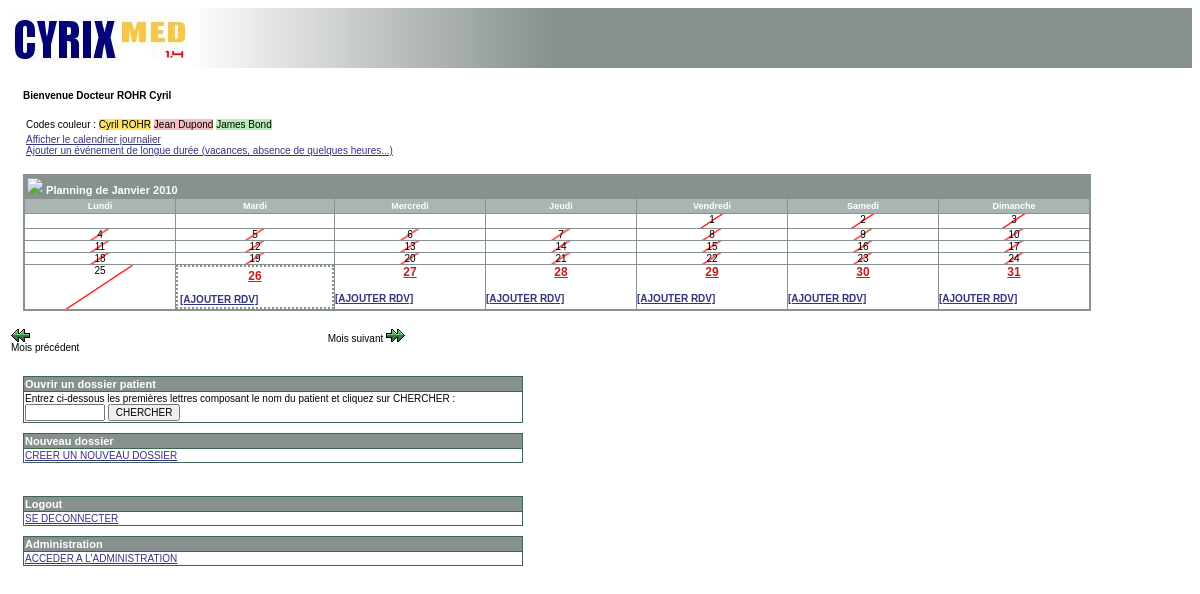
Page /index.php?calendrier=mensuel (signed in) on the committed database.
### tables this page shows
CREATE TABLE `idoc_docteurs` (
  `id` varchar(15) NOT NULL default '',
  `mdp` varchar(15) NOT NULL default '',
  `nom` varchar(15) NOT NULL default '',
  `prenom` varchar(15) NOT NULL default '',
  `entete` text NOT NULL,
  `couleur` varchar(10) NOT NULL default '',
  `sauv_medic` text NOT NULL,
  `sauv_medicald` text NOT NULL,
  `activation` enum('Y','N') NOT NULL default 'N',
  `statut` enum('docteur','secretaire') NOT NULL default 'docteur',
  UNIQUE KEY `id` (`id`)
) TYPE=MyISAM;

### config.inc.php (called while the page is built, shortened)
<?
$table_docteurs="idoc_docteurs";
?>

### index.php (the view, shortened to what this page needs)
<?php
include_once "config.inc.php";
?>
<html>
	<head>
	<link href="style.css" rel="stylesheet" type="text/css">
	</head>
		<body bgcolor="white">
		<table width="100%" height="60" cellspacing="0" cellpadding="0">
			<tr>
				<td width="181"	><a href="http://oued.net/cyrixmed" target="_blank"><img src="design/logo.jpg" border="0"></a></td>
				<td align="left" bgcolor="#879190"><img src="./design/degrade.jpg" border="0"></td>
			</tr>
		</table>
		<?php
	    if (!isset($_SESSION["id_doc"]) || !isset($_SESSION["mdp_doc"]))
	    {
			if (isset($_GET["msg_erreur"]))
			{
			$msg=Array("1"=>"Erreur !<br>Le compte correspondant au login et au mot de passe entrés n'existe pas ou bien l'une de ces deux informations est invalide.",
			"2"=>"Pour accéder à l'administration, vous devez auparavant vous êtes identifié(e) !",
			"3"=>"Votre session a expiré ! Veuillez vous réidentifier.");
			echo "<p class=\"erreur\">".$msg["".$_GET["msg_erreur"].""]."</p>";
			}
		?>
		<form name="identification" method="post" action="actions.php">
		<input type="hidden" name="q" value="identification">
		<p align="center">
		<table class="accueilTable" cellspacing="1" style="width:500px;margin:15px">
			<tr><td class="accueilHeader">Identification</td></tr>
			<tr><td class="accueilTD">
			<table border="0" align="center">
				<tr><td><b>Login :</b></td><td><input type="text" name="id_doc" size="15"></td></tr>
				<tr><td><b>Mot de passe :</b></td><td><input type="password" name="mdp_doc" size="15"></td></tr>
				<tr><td colspan="2"><input type="submit" value="Valider"></td></tr>
			</table>
		</td></tr>
		</table>
		</p>
		</form>
			<!--
			<p align="center">
		    <br />
		    Pour tester la démo en mode docteur :<br>
		    login : docteur<br>
		    mdp : docteur<br>
		    Pour tester la démo en mode secrétaire :<br>
		    login : secretaire<br>
		    mdp : secretaire<br>
		    </p>
		    //-->
		<?php
		} else {
			if (isset($_GET["q"])) { $q=$_GET["q"]; } elseif (isset($_POST["q"])) { $q=$_POST["q"]; } else { $q=""; }
		    $id_doc = $_SESSION["id_doc"];
		    $mdp_doc = $_SESSION["mdp_doc"];
			    $infos_doc = mysql_query("select id from $table_docteurs where id=\"$id_doc\" AND mdp=\"$mdp_doc\" AND activation=\"Y\"");
			    if (mysql_num_rows($infos_doc) != 1) {
				    $_SESSION = array();
					if (isset($_COOKIE[session_name()])) {
					   setcookie(session_name(), '', time()-42000, '/');
					}
					session_destroy();
			        echo "<p class=\"erreur\">Votre session a expiré, veuillez vous réidentifier en cliquant sur le lien ci-dessous.<br />
			        <a href=\"index.php\">&raquo; Retour page d'identification</a></p>";
			        exit();
			    } else {
			switch($q) {
			?>
			<?php
			default:
                require_once "./calendrier/calendrier.php";
				echo "<p style=\"margin:15px\"><b>Bienvenue ".ucfirst($_SESSION["statut"])." ".strtoupper($_SESSION["nom"])." ".ucfirst($_SESSION["prenom"])."</b></p>";
			    ?>
					<div id="calendrier">
					<?php
					echo '<table border=0 style="width:500px;margin:15px"><tr><td>Codes couleur :';
					for ($i=0;$i<sizeof($tabDocteursAvecIndices);$i++) {
						echo ' <span style="background-color:'.$tabDocteursAvecIndices[$i][2].'">'.$tabDocteursAvecIndices[$i][1].' '.$tabDocteursAvecIndices[$i][0].'</span>';
					}
					echo '</td></tr>';
					?>
					<?php
					if ($_SESSION["statut"]=="docteur") {
						$typeCalendrier=(isset($_GET["calendrier"])) ? $_GET["calendrier"] : "journalier";
					} else {
						$typeCalendrier="journalier";
					}
					switch ($typeCalendrier) {
						case "mensuel":
							echo '<tr><td><a href="'.$_SERVER['PHP_SELF'].'?calendrier=journalier">Afficher le calendrier journalier</a><br /><a href="javascript:calendrierPopup(\'calendrier/ajouterEvenement.php\',\'400\', \'300\');">Ajouter un événement de longue durée (vacances, absence de quelques heures...)</a></td></tr></table>';
							$params['url_relative']='./calendrier';
		                    $params['cell_width']=150;
		                    $params['typeCalendrier']='mensuel';
		                    $params['simple_calendar']=0;
		                    $params['link_before_date']=0;
		                    $params['cell_height']=10;
		                    $params['day_mode']=0;
		                    $params['calendar_id']=2;
							echo calendar();
						break;
					}
		    	?>
		    	</div>
		    	<div>
			    <form name="choix_initiales" method="post" action="<?=$_SERVER["PHP_SELF"]?>?q=choix_patient">
				<table class="accueilTable" cellspacing="1" style="width:500px;margin-left:15px;margin-bottom:10px;">
					<tr><td class="accueilHeader">Ouvrir un dossier patient</td></tr>
					<tr><td class="accueilTD">
					Entrez ci-dessous les premières lettres composant le nom du patient et cliquez sur CHERCHER :<br />
					<input type="text" name="initiales" size="10"> <input type="submit" value="CHERCHER">
					</td></tr>
				</table>
				<table class="accueilTable" cellspacing="1" style="width:500px;margin-left:15px;">
					<tr><td class="accueilHeader">Nouveau dossier</td></tr>
					<tr><td class="accueilTD">
					<a href="dossiers/ajouter.php">CREER UN NOUVEAU DOSSIER</a>
					</td></tr>
				</table>
				</form>
				<br />
				<table class="accueilTable" cellspacing="1" style="width:500px;margin-left:15px;margin-bottom:10px;">
					<tr><td class="accueilHeader">Logout</td></tr>
					<tr><td class="accueilTD">
					<a href="actions.php?q=deconnexion">SE DECONNECTER</a>
					</td></tr>
				</table>
				<?php
				if ($_SESSION["statut"]=="docteur") {
				?>
				<table class="accueilTable" cellspacing="1" style="width:500px;margin-left:15px;margin-bottom:10px;">
					<tr><td class="accueilHeader">Administration</td></tr>
					<tr><td class="accueilTD">
					<a href="./admin/" target="_blank">ACCEDER A L'ADMINISTRATION</a>
					</td></tr>
				</table>
				<?php
				}
				?>
				</div>
				<?php
			break;
			}
		}
	}
?>
	</body>
</html>

### style.css (style rules this page uses)
BODY { font-family: Verdana, Arial, Helvetica, sans-serif; font-size: 10px; font-weight: normal; color: #000000; }
TD { font-family: Verdana, Arial, Helvetica, sans-serif; font-size: 10px; font-weight: normal; color: #000000; }
INPUT { font-family: Verdana, Arial, Helvetica, sans-serif; font-size: 10px; font-weight: normal; color: #000000; }
A:link { COLOR: #343482; TEXT-DECORATION: underline }
.accueilTable { background-color: #3f6551; color: white;border:0;width:100%;padding:0; }
.accueilHeader { background-color:#879190;font-family: Verdana, Arial, Helvetica; font-size: 11px; font-weight:bold;color:white; }
.accueilTD { background-color:white; }

### rows in the picture
idoc_docteurs: prenom "Cyril", nom "ROHR"
idoc_docteurs: prenom "Jean", nom "Dupond"
idoc_docteurs: prenom "James", nom "Bond"

### other values in the picture
$_SESSION["statut"] "Docteur"
$_SESSION["nom"] "ROHR"
$_SESSION["prenom"] "Cyril"
$day_name "Lundi"
$day_name "Mardi"
$day_name "Mercredi"
$day_name "Jeudi"
$day_name "Vendredi"
$day_name "Samedi"
$day_name "Dimanche"
